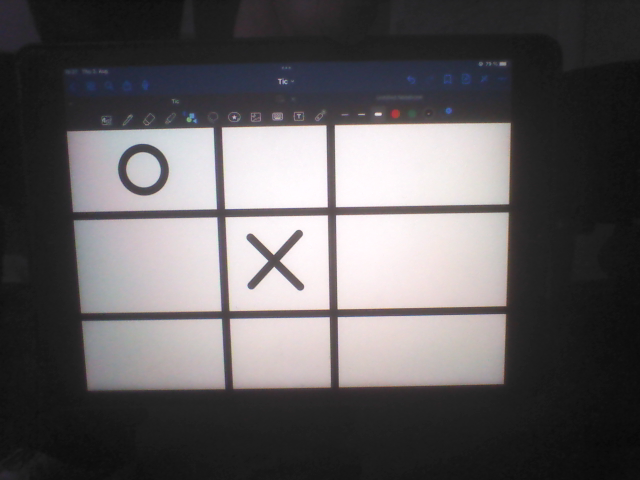
#> input picture pictures/2-1691069256.png, 640 x 480 px
$ python processImage.py
#> lines starting #> are read from the running program, lines starting #| are printed output that depends on the picture; after the words box and inside, x2 and y2 are one past the last pixel; in counts of white or black regions, pixels touching at a corner belong together
import numpy as np
import cv2
import sys


class ProcessImage:
    def __init__(self, imagePath, show=False):
#> called with imagePath = './pictures/2-1691069256.png', show = True
        self.imagePath = imagePath
        self.image = cv2.imread(imagePath)
#> self.image is the input picture: shape (480, 640, 3); mean B, G, R 93.9, 92.2, 95.2

        self.imageWidth = self.image.shape[0]
#> self.imageWidth = 480
        self.imageHeight = self.image.shape[1]
#> self.imageHeight = 640
        self.smoothingKernel = np.ones((3, 3), np.uint8)
        self.threshholdField = 150
        self.showBool = show


    def run(self):
        self.show(self.image)
        self.getGreyscaleImage()
        self.getThresholdedImage()
        self.getSmoothedImage()
        self.getContours()
        self.processTiles()
        return self.buildGameState()

    def show(self, image):
        if self.showBool is False:
            return
        cv2.imshow('image', image)
        cv2.waitKey(0)

    def showContours(self, contors, image=None):
        if image is None:
            image = self.image
        im = image.copy()
        cv2.drawContours(im, contors, -1, (0, 255, 0), 3)
        self.show(im)

    def getGreyscaleImage(self):
        self.greyScaleImage = cv2.cvtColor(self.image, cv2.COLOR_BGR2GRAY)
        self.show(self.greyScaleImage)
        return self.greyScaleImage

    def getThresholdedImage(self):
        ret, thresh1 = cv2.threshold(
            self.greyScaleImage, self.threshholdField, 255, cv2.THRESH_BINARY)
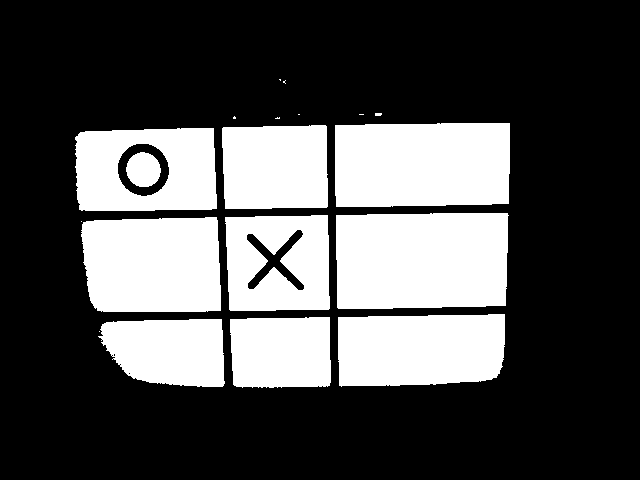
#> thresh1: shape (480, 640); 31% white; 19 white regions (8 under 20 px), largest, box (x1, y1, x2, y2) and area: (336, 213, 509, 309) 16063, (335, 123, 510, 207) 14326, (81, 217, 221, 312) 12427
#> ret = 150
        self.show(thresh1)
        self.threshBoard = thresh1
        return thresh1

    def getSmoothedImage(self):
        self.threshBoard = cv2.morphologyEx(
            self.threshBoard, cv2.MORPH_OPEN, self.smoothingKernel)
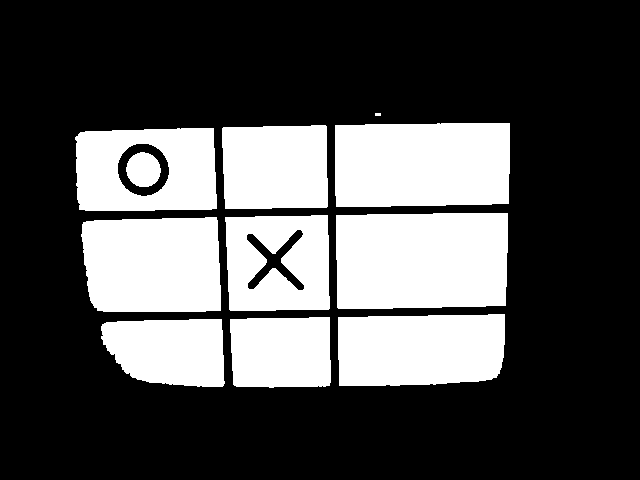
#> self.threshBoard: shape (480, 640); 31% white; 11 white regions (1 under 20 px)
        self.show(self.threshBoard)
        return self.threshBoard

    def getContours(self):
        contours, hierearchy = cv2.findContours(
            self.threshBoard, cv2.RETR_EXTERNAL, cv2.CHAIN_APPROX_SIMPLE)
#> contours = 10 contours, 1 with area under 20; largest, box (x1, y1, x2, y2) and area: (336, 213, 508, 309) 15796, (335, 123, 510, 207) 14070, (81, 217, 221, 312) 12194, (338, 314, 505, 386) 11048, (75, 128, 217, 211) 11002
        self.boardContours = contours
#> self.boardContours has the same summary as contours
        self.showContours(contours)
#> in showContours, `cv2.drawContours(im, contors, -1, (0, 255, 0), 3)`:
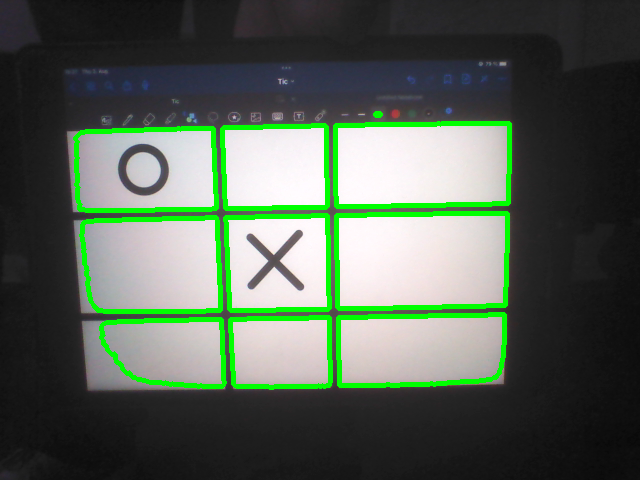
#> im: shape (480, 640, 3); 6.13% of pixels changed, all inside (x1, y1, x2, y2) = (73, 111, 512, 390)
        return contours

    def processTiles(self):
        tiles = []
        for cnt in self.boardContours:
            # ignore small contours that are not tiles
            if cv2.contourArea(cnt) < 3000:
                continue
            rect = cv2.minAreaRect(cnt)
            box = cv2.boxPoints(rect)
            box = np.int0(box)
            self.showContours([box])
            tileImg = self.getCutout(rect, box)
            symbol = self.processTile(tileImg)
            tiles.append({"symbol": symbol, "coordinates": rect[0]})
#> this loop made 10 passes
#> (rect, width in getCutout, height in getCutout, sPoints in getCutout, dPoints in getCutout, cont in processTile, symbol) on passes 1 to 3: (((162.5, 352.5), (67, 123), -90), 67, 123, [[224, 386], [101, 386], [101, 319], [224, 319]], [[0, 122], [0, 0], [66, 0], [66, 122]], [[[0, 0], [0, 142], [86, 142], [86, 0]]], ' '), (((280.1, 352.2), (99.54, 69.41), -0.924), 99, 69, [[230, 387], [229, 318], [329, 316], [330, 386]], [[0, 68], [0, 0], [98, 0], [98, 68]], [[[0, 0], [0, 88], [118, 88], [118, 0]]], ' '), (((421.2, 349.9), (166.7, 69.51), -0.955), 166, 69, [[338, 386], [337, 316], [503, 313], [505, 383]], [[0, 68], [0, 0], [165, 0], [165, 68]], [[[0, 0], [0, 88], [185, 88], [185, 0]]], ' ')
#> (rect, width in getCutout, height in getCutout, sPoints in getCutout, dPoints in getCutout, area in processTile, hull_area in processTile, solidity in processTile) on passes 5, 7: (((277.1, 262.8), (102.7, 94.34), -1.02), 102, 94, [[226, 310], [224, 216], [327, 214], [329, 309]], [[0, 93], [0, 0], [101, 0], [101, 93]], 996.5, 3062.5, 0.325), (((145.6, 169.6), (139.8, 81.72), -1.25), 139, 81, [[76, 211], [74, 130], [214, 127], [216, 208]], [[0, 80], [0, 0], [138, 0], [138, 80]], 1989, 2016.5, 0.986)
#> pass 1, in show (call 6), `cv2.imshow('image', image)`:
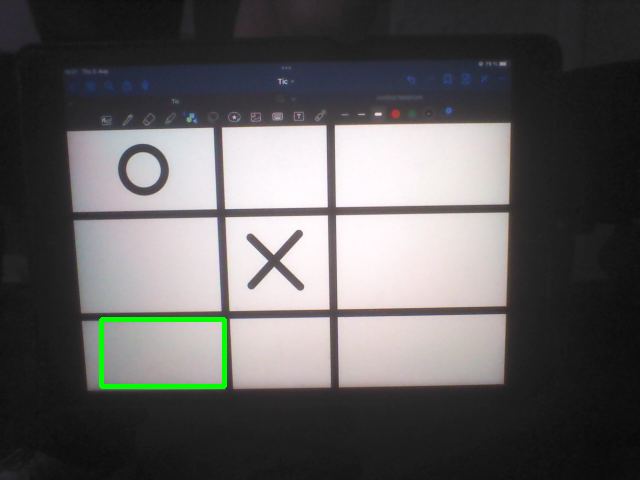
#> window 'image': shape (480, 640, 3); mean B, G, R 93.1, 93, 94.4
#> pass 1, in getCutout, `warped = cv2.warpPerspective(self.threshBoard, M, (width, height))`:
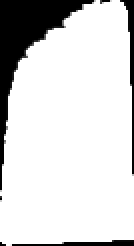
#> warped: shape (123, 67) (shown 2 times larger); min 0, max 255, mean 214.2
#> pass 1, in getCutout, `warped = cv2.copyMakeBorder( warped, 10, 10, 10, 10, cv2.BORDER_CONSTA..`:
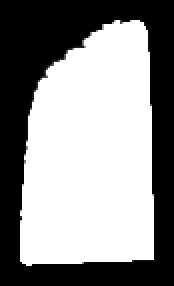
#> warped: shape (143, 87) (shown 2 times larger); min 0, max 255, mean 141.9
#> pass 1, in getCutout, `warped = cv2.floodFill(warped, None, (0, 0), 255)[1]`:
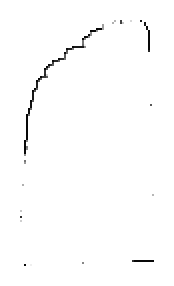
#> warped: shape (143, 87) (shown 2 times larger); min 3, max 255, mean 252.5
#> after the loop: tileImg: shape (102, 194); every value is 255
#> after the loop, tiles = 9 items
        self.tiles = tiles
#> self.tiles = 9 items
        return tiles

    def getCutout(self, rect, box):
        width = int(rect[1][0])
        height = int(rect[1][1])
        sPoints = box.astype("float32")
        dPoints = np.array([[0, height-1],
                            [0, 0],
                            [width-1, 0],
                            [width-1, height-1]], dtype="float32")
        M = cv2.getPerspectiveTransform(sPoints, dPoints)
        warped = cv2.warpPerspective(self.threshBoard, M, (width, height))
        self.show(warped)
        warped = cv2.copyMakeBorder(
            warped, 10, 10, 10, 10, cv2.BORDER_CONSTANT, value=(0, 0, 0))
        self.show(warped)
        warped = cv2.floodFill(warped, None, (0, 0), 255)[1]
        self.show(warped)
        warped = cv2.medianBlur(warped, 5)
        self.show(warped)
        return warped

    def processTile(self, img):
        # find contours in the tile
        cont, hier = cv2.findContours(
            img, cv2.RETR_TREE, cv2.CHAIN_APPROX_SIMPLE)
        cont = sorted(cont, key=cv2.contourArea, reverse=True)
        if len(cont) == 1:  # only one contour
            return ' '

        cont = cont[1]
        area = cv2.contourArea(cont)
        hull = cv2.convexHull(cont)
        hull_area = cv2.contourArea(hull)
        solidity = float(area)/hull_area

        if solidity > 0.5:
            return 'O'
        else:
            return 'X'

    def buildGameState(self):
        gameState = [["-" for _ in range(3)] for _ in range(3)]
        ySorted = sorted(self.tiles, key=lambda k: k['coordinates'][1])
#> ySorted = 9 items
        for i in range(3):
            row = ySorted[i*3:i*3+3]
            xSorted = sorted(row, key=lambda k: k['coordinates'][0])
            for j in range(3):
                gameState[i][j] = xSorted[j]['symbol']
#> after the loop, gameState = [['O', ' ', ' '], [' ', 'X', ' '], [' ', ' ', ' ']]

        return gameState


def processImage(imagePath, b= False):
    try:
        res = ProcessImage(imagePath, b).run()
#> res has the same summary as gameState in buildGameState
        print(res)
#| [['O', ' ', ' '], [' ', 'X', ' '], [' ', ' ', ' ']]
        return res
    except Exception as e:
        print("unclear Image")
        return None


if __name__ == "__main__":
    processImage('./pictures/2-1691069256.png', True)

$ run again, with pictures/processing.png copied over pictures/2-1691069256.png
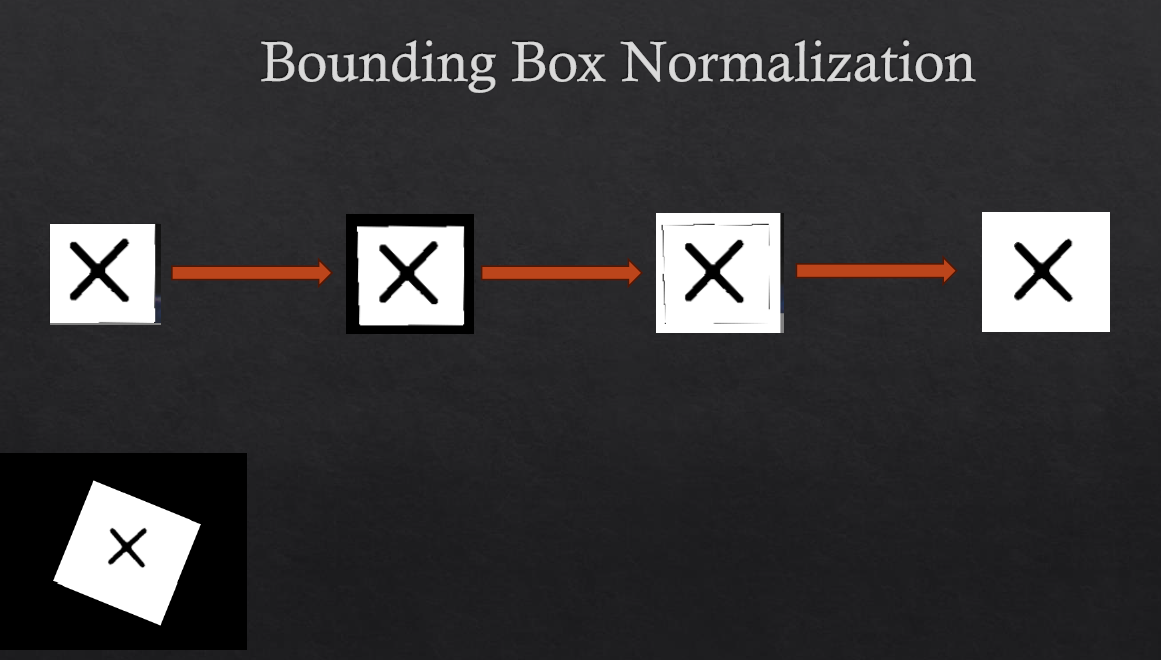
#> input picture pictures/processing.png, 1161 x 660 px
#> in __init__, self.image is the input picture: shape (660, 1161, 3); mean B, G, R 55.8, 54.3, 55.5
#> in getThresholdedImage, `ret, thresh1 = cv2.threshold( self.greyScaleImage, self.threshholdFiel..`:
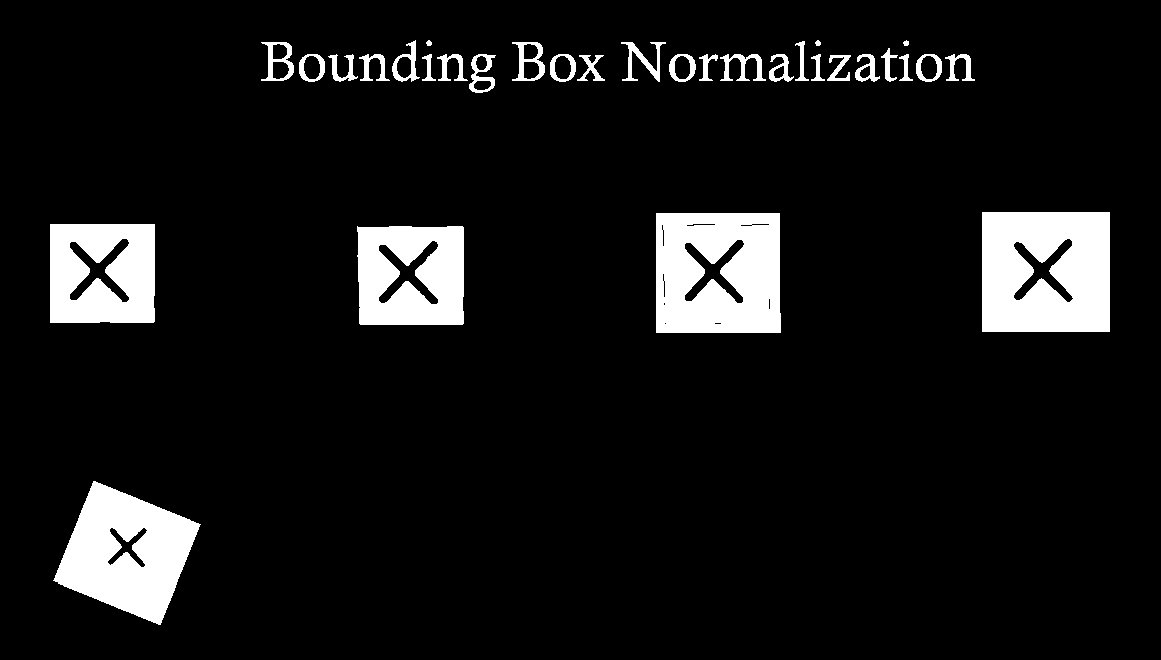
#> thresh1: shape (660, 1161); 8.6% white; 32 white regions, largest, box (x1, y1, x2, y2) and area: (982, 212, 1110, 332) 14109, (656, 213, 781, 333) 13526, (53, 481, 201, 625) 12145
#> ret = 150
#> self.threshBoard: shape (660, 1161); 8.5% white; 53 white regions (1 under 20 px)
#> contours = 53 contours, 7 with area under 20; largest, box (x1, y1, x2, y2) and area: (982, 212, 1110, 332) 15113, (656, 213, 781, 333) 14656, (54, 481, 200, 625) 12429, (357, 226, 464, 325) 10170, (50, 224, 155, 323) 10170
#> self.boardContours has the same summary as contours
#> im: shape (660, 1161, 3); 3.24% of pixels changed, all inside (x1, y1, x2, y2) = (48, 39, 1112, 627)
#> the loop in processTiles, `for cnt in self.boardContours:` made 53 passes
#> (rect, width in getCutout, height in getCutout, sPoints in getCutout, dPoints in getCutout, area in processTile, hull_area in processTile, solidity in processTile) on passes 1, 3: (((126.5, 552.5), (109.4, 116.1), -68.2), 109, 116, [[160, 624], [52, 581], [92, 480], [200, 523]], [[0, 115], [0, 0], [108, 0], [108, 115]], 429.5, 1202.5, 0.357), (((102, 273), (98, 104), -90), 97, 103, [[153, 322], [50, 322], [50, 224], [153, 224]], [[0, 102], [0, 0], [96, 0], [96, 102]], 1141, 3437.5, 0.332)
#> after the loop in processTiles, `for cnt in self.boardContours:`:
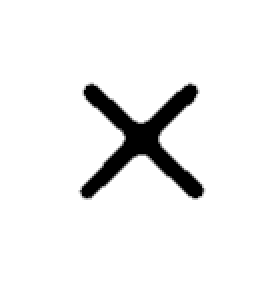
#> tileImg: shape (147, 139) (shown 2 times larger); min 0, max 255, mean 239.7
#> after the loop in processTiles, `for cnt in self.boardContours:`: tiles = 5 items
#> after the loop in buildGameState, `for i in range(3):`: gameState = [['X', 'X', 'X'], ['X', 'X', '-'], ['-', '-', '-']]
